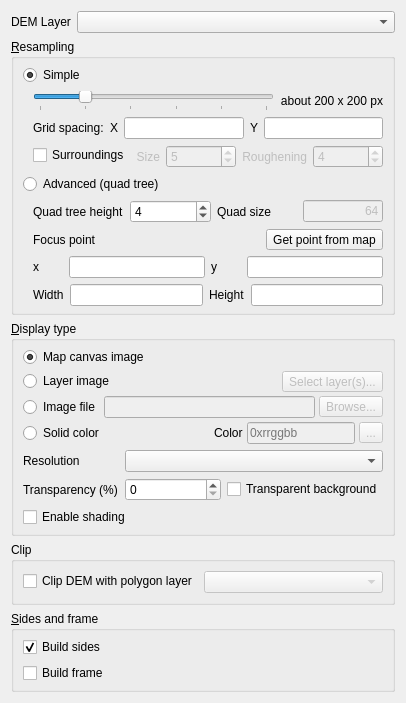
<?xml version="1.0" encoding="UTF-8"?>
<ui version="4.0">
 <class>DEMPropertiesWidget</class>
 <widget class="QWidget" name="DEMPropertiesWidget">
  <property name="geometry">
   <rect>
    <x>0</x>
    <y>0</y>
    <width>386</width>
    <height>656</height>
   </rect>
  </property>
  <property name="windowTitle">
   <string>Form</string>
  </property>
  <layout class="QVBoxLayout" name="verticalLayout_2">
   <item>
    <layout class="QFormLayout" name="formLayout_DEMLayer">
     <item row="0" column="0">
      <widget class="QLabel" name="label_DEMLayer">
       <property name="text">
        <string>DEM Layer</string>
       </property>
      </widget>
     </item>
     <item row="0" column="1">
      <widget class="QComboBox" name="comboBox_DEMLayer">
       <property name="sizePolicy">
        <sizepolicy hsizetype="Expanding" vsizetype="Fixed">
         <horstretch>0</horstretch>
         <verstretch>0</verstretch>
        </sizepolicy>
       </property>
       <property name="maximumSize">
        <size>
         <width>350</width>
         <height>16777215</height>
        </size>
       </property>
      </widget>
     </item>
    </layout>
   </item>
   <item>
    <widget class="QGroupBox" name="groupBox_Resampling">
     <property name="title">
      <string>&amp;Resampling</string>
     </property>
     <layout class="QVBoxLayout" name="verticalLayout_6">
      <property name="topMargin">
       <number>6</number>
      </property>
      <property name="bottomMargin">
       <number>6</number>
      </property>
      <item>
       <widget class="QRadioButton" name="radioButton_Simple">
        <property name="text">
         <string>Simple</string>
        </property>
        <property name="checked">
         <bool>true</bool>
        </property>
       </widget>
      </item>
      <item>
       <layout class="QVBoxLayout" name="verticalLayout_Simple">
        <property name="leftMargin">
         <number>10</number>
        </property>
        <item>
         <layout class="QHBoxLayout" name="horizontalLayout">
          <item>
           <widget class="QSlider" name="horizontalSlider_Resolution">
            <property name="enabled">
             <bool>true</bool>
            </property>
            <property name="minimum">
             <number>1</number>
            </property>
            <property name="maximum">
             <number>6</number>
            </property>
            <property name="singleStep">
             <number>1</number>
            </property>
            <property name="pageStep">
             <number>1</number>
            </property>
            <property name="value">
             <number>2</number>
            </property>
            <property name="orientation">
             <enum>Qt::Horizontal</enum>
            </property>
            <property name="tickPosition">
             <enum>QSlider::TicksBelow</enum>
            </property>
            <property name="tickInterval">
             <number>1</number>
            </property>
           </widget>
          </item>
          <item>
           <widget class="QLabel" name="label_Resolution">
            <property name="minimumSize">
             <size>
              <width>80</width>
              <height>0</height>
             </size>
            </property>
            <property name="text">
             <string>about 200 x 200 px</string>
            </property>
            <property name="alignment">
             <set>Qt::AlignRight|Qt::AlignTrailing|Qt::AlignVCenter</set>
            </property>
           </widget>
          </item>
         </layout>
        </item>
        <item>
         <layout class="QFormLayout" name="formLayout_2">
          <item row="0" column="0">
           <widget class="QLabel" name="label_8">
            <property name="text">
             <string>Grid spacing:</string>
            </property>
           </widget>
          </item>
          <item row="0" column="1">
           <layout class="QHBoxLayout" name="horizontalLayout_4">
            <item>
             <widget class="QLabel" name="label_4">
              <property name="text">
               <string>X</string>
              </property>
             </widget>
            </item>
            <item>
             <widget class="QLineEdit" name="lineEdit_HRes">
              <property name="enabled">
               <bool>true</bool>
              </property>
              <property name="sizePolicy">
               <sizepolicy hsizetype="Expanding" vsizetype="Fixed">
                <horstretch>0</horstretch>
                <verstretch>0</verstretch>
               </sizepolicy>
              </property>
              <property name="readOnly">
               <bool>true</bool>
              </property>
             </widget>
            </item>
            <item>
             <widget class="QLabel" name="label_9">
              <property name="text">
               <string>Y</string>
              </property>
             </widget>
            </item>
            <item>
             <widget class="QLineEdit" name="lineEdit_VRes">
              <property name="enabled">
               <bool>true</bool>
              </property>
              <property name="readOnly">
               <bool>true</bool>
              </property>
             </widget>
            </item>
           </layout>
          </item>
         </layout>
        </item>
        <item>
         <layout class="QFormLayout" name="formLayout_Surroundings">
          <item row="0" column="0">
           <widget class="QCheckBox" name="checkBox_Surroundings">
            <property name="text">
             <string>Surroundings</string>
            </property>
           </widget>
          </item>
          <item row="0" column="1">
           <layout class="QGridLayout" name="gridLayout_Surroundings">
            <item row="0" column="0">
             <widget class="QLabel" name="label_2">
              <property name="enabled">
               <bool>false</bool>
              </property>
              <property name="text">
               <string>Size</string>
              </property>
              <property name="alignment">
               <set>Qt::AlignRight|Qt::AlignTrailing|Qt::AlignVCenter</set>
              </property>
             </widget>
            </item>
            <item row="0" column="1">
             <widget class="QSpinBox" name="spinBox_Size">
              <property name="enabled">
               <bool>false</bool>
              </property>
              <property name="minimumSize">
               <size>
                <width>70</width>
                <height>0</height>
               </size>
              </property>
              <property name="minimum">
               <number>3</number>
              </property>
              <property name="maximum">
               <number>9</number>
              </property>
              <property name="singleStep">
               <number>2</number>
              </property>
              <property name="value">
               <number>5</number>
              </property>
             </widget>
            </item>
            <item row="0" column="2">
             <widget class="QLabel" name="label_3">
              <property name="enabled">
               <bool>false</bool>
              </property>
              <property name="text">
               <string>Roughening</string>
              </property>
              <property name="alignment">
               <set>Qt::AlignRight|Qt::AlignTrailing|Qt::AlignVCenter</set>
              </property>
             </widget>
            </item>
            <item row="0" column="3">
             <widget class="QSpinBox" name="spinBox_Roughening">
              <property name="enabled">
               <bool>false</bool>
              </property>
              <property name="minimumSize">
               <size>
                <width>70</width>
                <height>0</height>
               </size>
              </property>
              <property name="minimum">
               <number>2</number>
              </property>
              <property name="maximum">
               <number>64</number>
              </property>
              <property name="singleStep">
               <number>4</number>
              </property>
              <property name="value">
               <number>4</number>
              </property>
             </widget>
            </item>
           </layout>
          </item>
         </layout>
        </item>
       </layout>
      </item>
      <item>
       <widget class="QRadioButton" name="radioButton_Advanced">
        <property name="text">
         <string>Advanced (quad tree)</string>
        </property>
       </widget>
      </item>
      <item>
       <layout class="QVBoxLayout" name="verticalLayout_Advanced">
        <property name="leftMargin">
         <number>10</number>
        </property>
        <item>
         <layout class="QHBoxLayout" name="horizontalLayout_Advanced1">
          <item>
           <widget class="QLabel" name="label_11">
            <property name="text">
             <string>Quad tree height</string>
            </property>
           </widget>
          </item>
          <item>
           <widget class="QSpinBox" name="spinBox_Height">
            <property name="enabled">
             <bool>true</bool>
            </property>
            <property name="minimum">
             <number>1</number>
            </property>
            <property name="maximum">
             <number>8</number>
            </property>
            <property name="value">
             <number>4</number>
            </property>
           </widget>
          </item>
          <item>
           <widget class="QLabel" name="label_10">
            <property name="text">
             <string>Quad size</string>
            </property>
           </widget>
          </item>
          <item>
           <widget class="QLineEdit" name="lineEdit">
            <property name="enabled">
             <bool>false</bool>
            </property>
            <property name="sizePolicy">
             <sizepolicy hsizetype="Preferred" vsizetype="Fixed">
              <horstretch>0</horstretch>
              <verstretch>0</verstretch>
             </sizepolicy>
            </property>
            <property name="maximumSize">
             <size>
              <width>80</width>
              <height>16777215</height>
             </size>
            </property>
            <property name="text">
             <string>64</string>
            </property>
            <property name="alignment">
             <set>Qt::AlignRight|Qt::AlignTrailing|Qt::AlignVCenter</set>
            </property>
            <property name="readOnly">
             <bool>true</bool>
            </property>
           </widget>
          </item>
         </layout>
        </item>
        <item>
         <layout class="QHBoxLayout" name="horizontalLayout_Advanced2">
          <item>
           <widget class="QLabel" name="label_Focus">
            <property name="text">
             <string>Focus point</string>
            </property>
           </widget>
          </item>
          <item>
           <widget class="QToolButton" name="toolButton_PointTool">
            <property name="text">
             <string>Get point from map</string>
            </property>
           </widget>
          </item>
         </layout>
        </item>
        <item>
         <layout class="QHBoxLayout" name="horizontalLayout_Advanced3">
          <item>
           <widget class="QLabel" name="label_centerX">
            <property name="minimumSize">
             <size>
              <width>30</width>
              <height>0</height>
             </size>
            </property>
            <property name="text">
             <string>x</string>
            </property>
           </widget>
          </item>
          <item>
           <widget class="QLineEdit" name="lineEdit_centerX">
            <property name="enabled">
             <bool>true</bool>
            </property>
            <property name="inputMethodHints">
             <set>Qt::ImhDigitsOnly</set>
            </property>
            <property name="readOnly">
             <bool>true</bool>
            </property>
           </widget>
          </item>
          <item>
           <widget class="QLabel" name="label_centerY">
            <property name="minimumSize">
             <size>
              <width>30</width>
              <height>0</height>
             </size>
            </property>
            <property name="text">
             <string>y</string>
            </property>
           </widget>
          </item>
          <item>
           <widget class="QLineEdit" name="lineEdit_centerY">
            <property name="enabled">
             <bool>true</bool>
            </property>
            <property name="inputMethodHints">
             <set>Qt::ImhDigitsOnly</set>
            </property>
            <property name="readOnly">
             <bool>true</bool>
            </property>
           </widget>
          </item>
         </layout>
        </item>
        <item>
         <layout class="QHBoxLayout" name="horizontalLayout_Advanced4">
          <item>
           <widget class="QLabel" name="label_rectWidth">
            <property name="enabled">
             <bool>true</bool>
            </property>
            <property name="minimumSize">
             <size>
              <width>30</width>
              <height>0</height>
             </size>
            </property>
            <property name="text">
             <string>Width</string>
            </property>
           </widget>
          </item>
          <item>
           <widget class="QLineEdit" name="lineEdit_rectWidth">
            <property name="enabled">
             <bool>true</bool>
            </property>
            <property name="inputMethodHints">
             <set>Qt::ImhDigitsOnly</set>
            </property>
            <property name="readOnly">
             <bool>true</bool>
            </property>
           </widget>
          </item>
          <item>
           <widget class="QLabel" name="label_rectHeight">
            <property name="minimumSize">
             <size>
              <width>30</width>
              <height>0</height>
             </size>
            </property>
            <property name="text">
             <string>Height</string>
            </property>
           </widget>
          </item>
          <item>
           <widget class="QLineEdit" name="lineEdit_rectHeight">
            <property name="enabled">
             <bool>true</bool>
            </property>
            <property name="inputMethodHints">
             <set>Qt::ImhDigitsOnly</set>
            </property>
            <property name="readOnly">
             <bool>true</bool>
            </property>
           </widget>
          </item>
         </layout>
        </item>
       </layout>
      </item>
     </layout>
    </widget>
   </item>
   <item>
    <widget class="QGroupBox" name="groupBox_DisplayType">
     <property name="title">
      <string>&amp;Display type</string>
     </property>
     <layout class="QVBoxLayout" name="verticalLayout_4">
      <property name="topMargin">
       <number>6</number>
      </property>
      <property name="bottomMargin">
       <number>6</number>
      </property>
      <item>
       <layout class="QVBoxLayout" name="verticalLayout">
        <property name="spacing">
         <number>4</number>
        </property>
        <item>
         <widget class="QRadioButton" name="radioButton_MapCanvas">
          <property name="text">
           <string>Map canvas image</string>
          </property>
          <property name="checked">
           <bool>true</bool>
          </property>
         </widget>
        </item>
        <item>
         <layout class="QHBoxLayout" name="horizontalLayout_5">
          <item>
           <widget class="QRadioButton" name="radioButton_LayerImage">
            <property name="text">
             <string>Layer image</string>
            </property>
           </widget>
          </item>
          <item>
           <widget class="QLabel" name="label_LayerImage">
            <property name="enabled">
             <bool>false</bool>
            </property>
            <property name="text">
             <string/>
            </property>
            <property name="alignment">
             <set>Qt::AlignRight|Qt::AlignTrailing|Qt::AlignVCenter</set>
            </property>
           </widget>
          </item>
          <item>
           <widget class="QToolButton" name="toolButton_SelectLayer">
            <property name="enabled">
             <bool>false</bool>
            </property>
            <property name="text">
             <string>Select layer(s)...</string>
            </property>
           </widget>
          </item>
         </layout>
        </item>
        <item>
         <layout class="QHBoxLayout" name="horizontalLayout_ImageFile">
          <item>
           <widget class="QRadioButton" name="radioButton_ImageFile">
            <property name="enabled">
             <bool>true</bool>
            </property>
            <property name="text">
             <string>Image file</string>
            </property>
           </widget>
          </item>
          <item>
           <widget class="QLineEdit" name="lineEdit_ImageFile">
            <property name="enabled">
             <bool>false</bool>
            </property>
           </widget>
          </item>
          <item>
           <widget class="QToolButton" name="toolButton_ImageFile">
            <property name="enabled">
             <bool>false</bool>
            </property>
            <property name="text">
             <string>Browse...</string>
            </property>
           </widget>
          </item>
         </layout>
        </item>
        <item>
         <layout class="QHBoxLayout" name="horizontalLayout_7">
          <item>
           <widget class="QRadioButton" name="radioButton_SolidColor">
            <property name="text">
             <string>Solid color</string>
            </property>
           </widget>
          </item>
          <item>
           <spacer name="horizontalSpacer_7">
            <property name="orientation">
             <enum>Qt::Horizontal</enum>
            </property>
            <property name="sizeHint" stdset="0">
             <size>
              <width>40</width>
              <height>20</height>
             </size>
            </property>
           </spacer>
          </item>
          <item>
           <widget class="QLabel" name="label">
            <property name="text">
             <string>Color</string>
            </property>
           </widget>
          </item>
          <item>
           <widget class="QLineEdit" name="lineEdit_Color">
            <property name="enabled">
             <bool>false</bool>
            </property>
            <property name="placeholderText">
             <string>0xrrggbb</string>
            </property>
           </widget>
          </item>
          <item>
           <widget class="QToolButton" name="toolButton_Color">
            <property name="enabled">
             <bool>false</bool>
            </property>
            <property name="text">
             <string>...</string>
            </property>
           </widget>
          </item>
         </layout>
        </item>
       </layout>
      </item>
      <item>
       <layout class="QGridLayout" name="gridLayout">
        <item row="0" column="0">
         <widget class="QLabel" name="label_TextureSize">
          <property name="text">
           <string>Resolution</string>
          </property>
         </widget>
        </item>
        <item row="0" column="1" colspan="2">
         <widget class="QComboBox" name="comboBox_TextureSize"/>
        </item>
        <item row="1" column="0">
         <widget class="QLabel" name="label_17">
          <property name="text">
           <string>Transparency (%)</string>
          </property>
         </widget>
        </item>
        <item row="1" column="1">
         <widget class="QSpinBox" name="spinBox_demtransp">
          <property name="enabled">
           <bool>true</bool>
          </property>
          <property name="sizePolicy">
           <sizepolicy hsizetype="Preferred" vsizetype="Fixed">
            <horstretch>0</horstretch>
            <verstretch>0</verstretch>
           </sizepolicy>
          </property>
          <property name="prefix">
           <string extracomment="%"/>
          </property>
          <property name="minimum">
           <number>0</number>
          </property>
          <property name="maximum">
           <number>100</number>
          </property>
          <property name="singleStep">
           <number>10</number>
          </property>
          <property name="value">
           <number>0</number>
          </property>
         </widget>
        </item>
        <item row="1" column="2">
         <widget class="QCheckBox" name="checkBox_TransparentBackground">
          <property name="text">
           <string>Transparent background</string>
          </property>
         </widget>
        </item>
       </layout>
      </item>
      <item>
       <widget class="QCheckBox" name="checkBox_Shading">
        <property name="text">
         <string>Enable shading</string>
        </property>
        <property name="checked">
         <bool>false</bool>
        </property>
       </widget>
      </item>
     </layout>
    </widget>
   </item>
   <item>
    <widget class="QGroupBox" name="groupBox_Clip">
     <property name="title">
      <string>Clip</string>
     </property>
     <layout class="QFormLayout" name="formLayout">
      <item row="0" column="0">
       <widget class="QCheckBox" name="checkBox_Clip">
        <property name="text">
         <string>Clip DEM with polygon layer</string>
        </property>
       </widget>
      </item>
      <item row="0" column="1">
       <widget class="QComboBox" name="comboBox_ClipLayer">
        <property name="enabled">
         <bool>false</bool>
        </property>
        <property name="sizePolicy">
         <sizepolicy hsizetype="Expanding" vsizetype="Fixed">
          <horstretch>0</horstretch>
          <verstretch>0</verstretch>
         </sizepolicy>
        </property>
        <property name="maximumSize">
         <size>
          <width>220</width>
          <height>16777215</height>
         </size>
        </property>
       </widget>
      </item>
     </layout>
    </widget>
   </item>
   <item>
    <widget class="QGroupBox" name="groupBox_Accessories">
     <property name="title">
      <string>&amp;Sides and frame</string>
     </property>
     <layout class="QVBoxLayout" name="verticalLayout_5">
      <property name="topMargin">
       <number>6</number>
      </property>
      <property name="bottomMargin">
       <number>6</number>
      </property>
      <item>
       <widget class="QCheckBox" name="checkBox_Sides">
        <property name="text">
         <string>Build sides</string>
        </property>
        <property name="checked">
         <bool>true</bool>
        </property>
       </widget>
      </item>
      <item>
       <widget class="QCheckBox" name="checkBox_Frame">
        <property name="text">
         <string>Build frame</string>
        </property>
       </widget>
      </item>
     </layout>
    </widget>
   </item>
   <item>
    <spacer name="verticalSpacer_3">
     <property name="orientation">
      <enum>Qt::Vertical</enum>
     </property>
     <property name="sizeHint" stdset="0">
      <size>
       <width>20</width>
       <height>40</height>
      </size>
     </property>
    </spacer>
   </item>
  </layout>
 </widget>
 <resources/>
 <connections>
  <connection>
   <sender>checkBox_Clip</sender>
   <signal>toggled(bool)</signal>
   <receiver>comboBox_ClipLayer</receiver>
   <slot>setEnabled(bool)</slot>
   <hints>
    <hint type="sourcelabel">
     <x>103</x>
     <y>545</y>
    </hint>
    <hint type="destinationlabel">
     <x>305</x>
     <y>547</y>
    </hint>
   </hints>
  </connection>
  <connection>
   <sender>radioButton_LayerImage</sender>
   <signal>toggled(bool)</signal>
   <receiver>label_LayerImage</receiver>
   <slot>setEnabled(bool)</slot>
   <hints>
    <hint type="sourcelabel">
     <x>92</x>
     <y>366</y>
    </hint>
    <hint type="destinationlabel">
     <x>242</x>
     <y>366</y>
    </hint>
   </hints>
  </connection>
  <connection>
   <sender>radioButton_LayerImage</sender>
   <signal>toggled(bool)</signal>
   <receiver>toolButton_SelectLayer</receiver>
   <slot>setEnabled(bool)</slot>
   <hints>
    <hint type="sourcelabel">
     <x>92</x>
     <y>366</y>
    </hint>
    <hint type="destinationlabel">
     <x>367</x>
     <y>366</y>
    </hint>
   </hints>
  </connection>
  <connection>
   <sender>radioButton_ImageFile</sender>
   <signal>toggled(bool)</signal>
   <receiver>lineEdit_ImageFile</receiver>
   <slot>setEnabled(bool)</slot>
   <hints>
    <hint type="sourcelabel">
     <x>57</x>
     <y>391</y>
    </hint>
    <hint type="destinationlabel">
     <x>225</x>
     <y>391</y>
    </hint>
   </hints>
  </connection>
  <connection>
   <sender>radioButton_ImageFile</sender>
   <signal>toggled(bool)</signal>
   <receiver>toolButton_ImageFile</receiver>
   <slot>setEnabled(bool)</slot>
   <hints>
    <hint type="sourcelabel">
     <x>57</x>
     <y>391</y>
    </hint>
    <hint type="destinationlabel">
     <x>386</x>
     <y>391</y>
    </hint>
   </hints>
  </connection>
  <connection>
   <sender>radioButton_SolidColor</sender>
   <signal>toggled(bool)</signal>
   <receiver>lineEdit_Color</receiver>
   <slot>setEnabled(bool)</slot>
   <hints>
    <hint type="sourcelabel">
     <x>59</x>
     <y>417</y>
    </hint>
    <hint type="destinationlabel">
     <x>322</x>
     <y>417</y>
    </hint>
   </hints>
  </connection>
  <connection>
   <sender>radioButton_SolidColor</sender>
   <signal>toggled(bool)</signal>
   <receiver>toolButton_Color</receiver>
   <slot>setEnabled(bool)</slot>
   <hints>
    <hint type="sourcelabel">
     <x>59</x>
     <y>417</y>
    </hint>
    <hint type="destinationlabel">
     <x>405</x>
     <y>417</y>
    </hint>
   </hints>
  </connection>
  <connection>
   <sender>checkBox_Clip</sender>
   <signal>toggled(bool)</signal>
   <receiver>checkBox_Frame</receiver>
   <slot>setDisabled(bool)</slot>
   <hints>
    <hint type="sourcelabel">
     <x>103</x>
     <y>545</y>
    </hint>
    <hint type="destinationlabel">
     <x>237</x>
     <y>639</y>
    </hint>
   </hints>
  </connection>
 </connections>
</ui>
